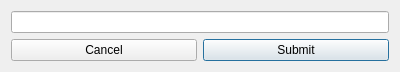
<?xml version="1.0" encoding="UTF-8"?>
<ui version="4.0">
 <class>Dialog</class>
 <widget class="QDialog" name="Dialog">
  <property name="geometry">
   <rect>
    <x>0</x>
    <y>0</y>
    <width>400</width>
    <height>67</height>
   </rect>
  </property>
  <property name="windowTitle">
   <string>Input</string>
  </property>
  <property name="windowIcon">
   <iconset>
    <normalon>../icons/dialog.png</normalon>
   </iconset>
  </property>
  <layout class="QGridLayout" name="gridLayout">
   <item row="0" column="0" colspan="2">
    <widget class="QLineEdit" name="input_ledit"/>
   </item>
   <item row="1" column="0">
    <widget class="QPushButton" name="cancel_button">
     <property name="text">
      <string>Cancel</string>
     </property>
     <property name="autoDefault">
      <bool>false</bool>
     </property>
     <property name="flat">
      <bool>false</bool>
     </property>
    </widget>
   </item>
   <item row="1" column="1">
    <widget class="QPushButton" name="submit_button">
     <property name="text">
      <string>Submit</string>
     </property>
     <property name="autoDefault">
      <bool>false</bool>
     </property>
     <property name="default">
      <bool>true</bool>
     </property>
    </widget>
   </item>
  </layout>
 </widget>
 <tabstops>
  <tabstop>input_ledit</tabstop>
 </tabstops>
 <resources/>
 <connections/>
</ui>
